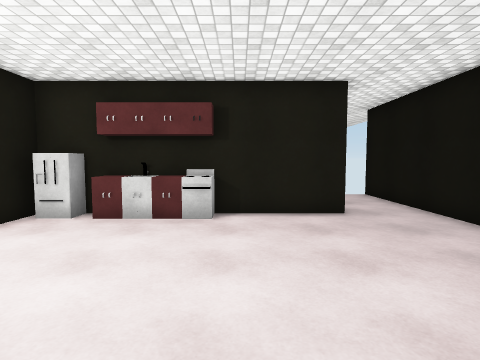
[1] (above)

12 first-person views from a walk through a scene from a Unity 3-D project. The camera is 1.5 m above the floor, tilts 4° down and sees 80° across. The floor is counted in squares, 1 m on a side. Each view is taken from the middle of a square. On the plan, view 1 faces up. The plan holds only what a view shows up to about 14 squares ahead; the rest is blank. The place goes on beyond the plan. The player character is not drawn. Surface patterns are stand-ins for the level's own textures.

[2]
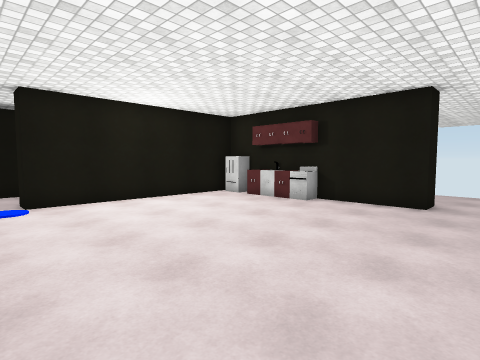

[3]
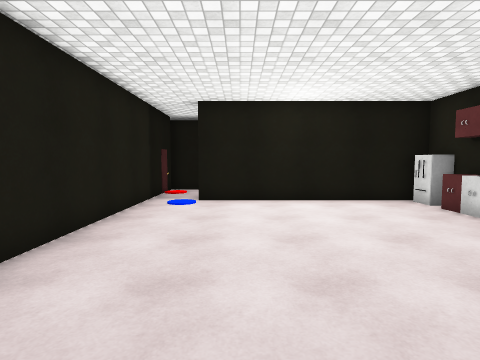

[4]
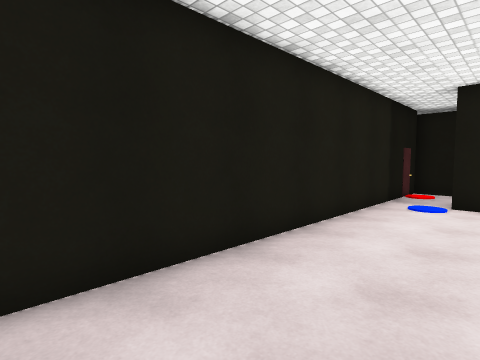

[5]
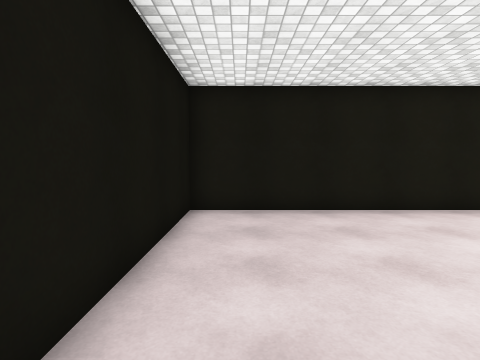

[6]
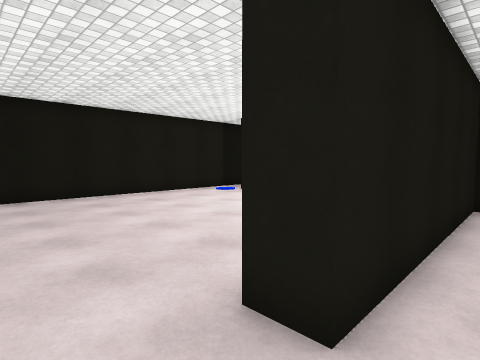

[7]
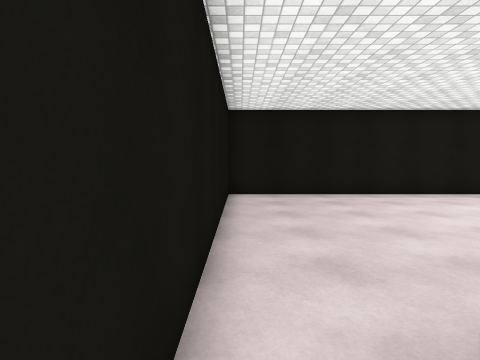

[8]
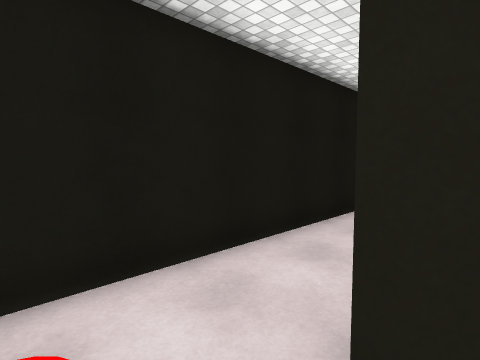

[9]
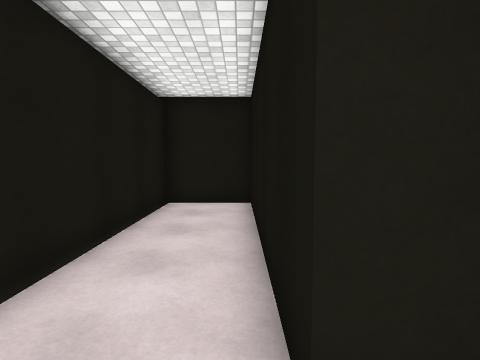

[10]
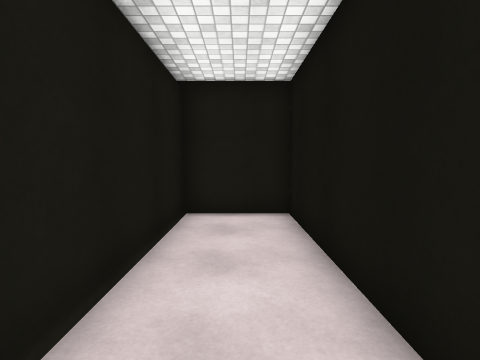

[11]
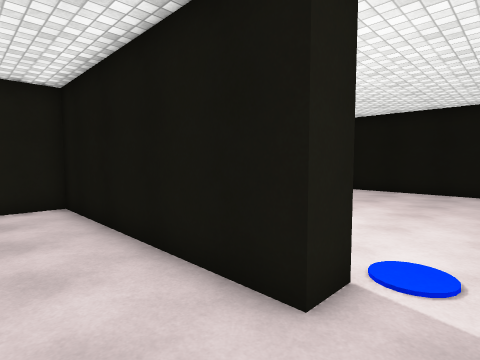

[12]
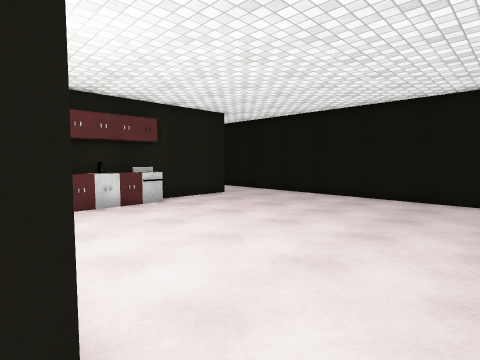

### Floor plan
Ten units are one square. View 1 is at (0, 0); x grows to the right and y downward. Boxes are objects, and circles mark ways between rooms. Rooms are numbered by the first view taken in them; rooms with no view inside come last. Other rooms are left out.
<svg viewBox="-101 -130 161 160">
<path fill="none" stroke="#000" d="M29 -80 -6 -80M-34 -80 -45 -80M-56 -79 -56 5M-54 25 55 25 55 -75M-56 -90 29 -90 29 -80M55 -75 55 -125M-56 5 -66 5 -66 -80 -96 -80 -96 25 -54 25"/>
<rect x="-55" y="-85" width="10" height="20" fill="#bbb"><title>fridge</title></rect>
<rect x="-35" y="-85" width="10" height="20" fill="#bbb"><title>counter</title></rect>
<rect x="-25" y="-85" width="10" height="20" fill="#bbb"><title>counter</title></rect>
<rect x="-85" y="15" width="10" height="10" fill="#bbb"><title>other object</title></rect>
<circle cx="45" cy="-85" r="3" fill="#2a7"/>
<circle cx="-60" cy="15" r="3" fill="#2a7"/>
<text x="0" y="-30">1</text>
<text x="0" y="-110">2</text>
<text x="-80" y="-20">3</text>
</svg>
Room 1 opens to room 2. Room 1 opens to room 3.

Where each view was taken, in squares from view 1:
view 1: 0 up, 0 right, facing up
view 2: 2 down, 5 right, facing up-left
view 3: 1 up, 5 right, facing left
view 4: 1 up, 5 right, facing down-left
view 5: 6 up, 4 right, facing down
view 6: 10 up, 5 right, facing down-left
view 7: 10 up, 5 right, facing down
view 8: 2 down, 6 left, facing up-left
view 9: 2 down, 7 left, facing up
view 10: 0 up, 8 left, facing up
view 11: 2 down, 9 left, facing up-right
view 12: 2 down, 6 left, facing up-right
